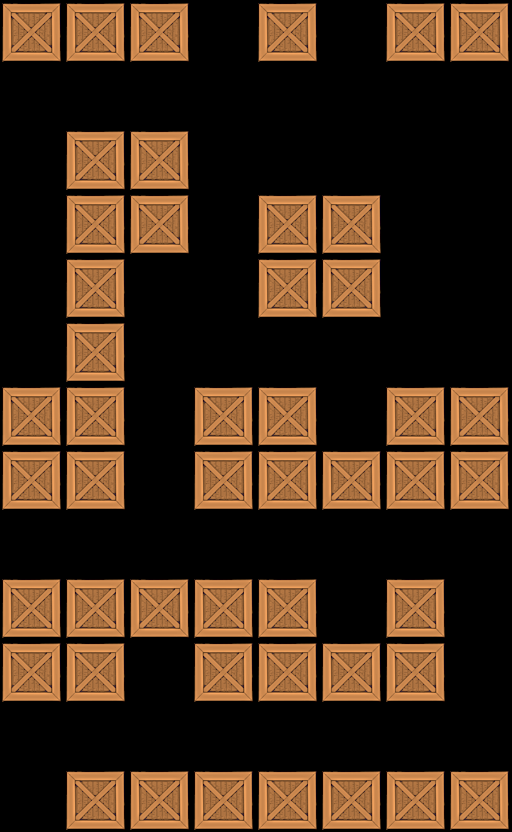

Tiled map render using the project's own tile images. Description and the map definition, with tile-layer contents summarised, below:
An orthogonal 8x13 tile map with 64x64 px tiles, 1 tile layer (Tile Layer 1).

<map version="1.0" orientation="orthogonal" width="8" height="13" tilewidth="64" tileheight="64">
 <tileset firstgid="1" name="crate" tilewidth="64" tileheight="64">
  <image source="../../crate5.png" width="64" height="64" />
 </tileset>
 <layer name="Tile Layer 1" width="8" height="13">
  <data>[104 cells, 48 non-empty, 1 distinct tile ids]</data>
 </layer>
</map>
